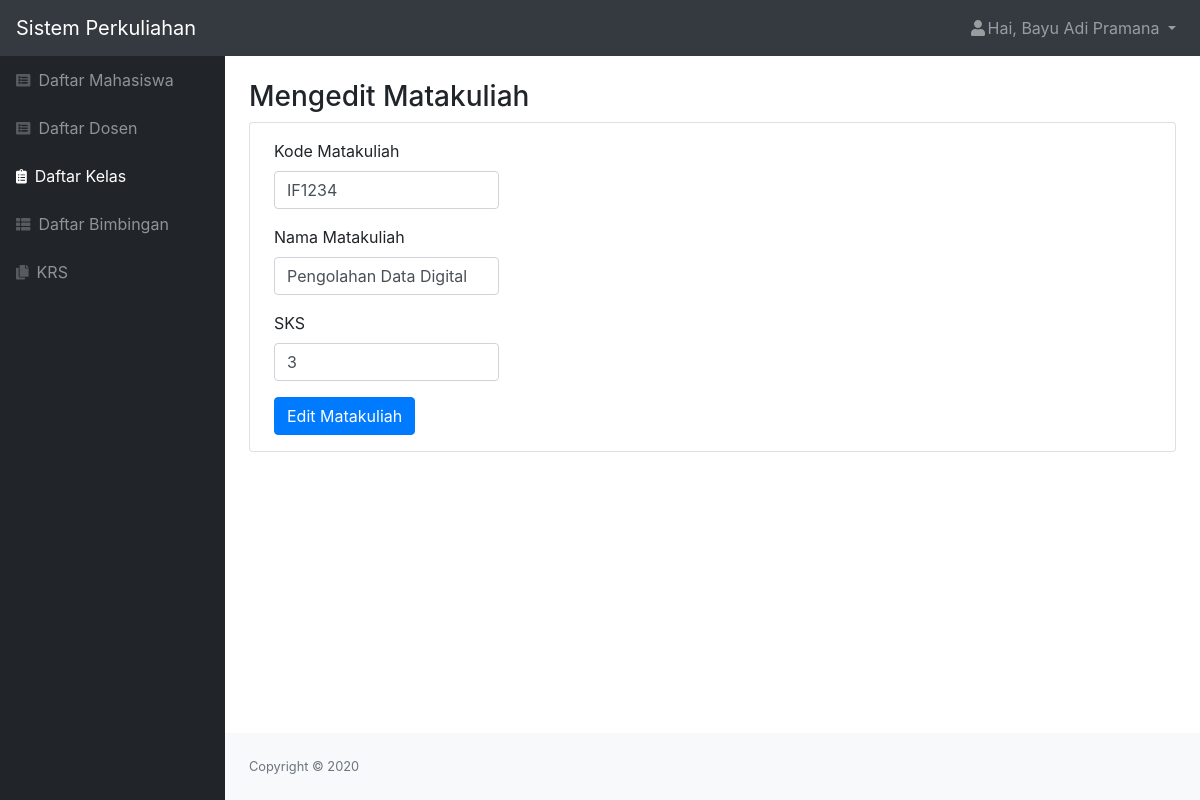
Screenshot of /php/edit_matakuliah.php?id_mk=1 (signed in) with the database file from the repository.
### tables this page shows
CREATE TABLE `matakuliah` (
  `id_mk` int(11) NOT NULL,
  `kode_mk` char(6) NOT NULL,
  `matakuliah` varchar(100) NOT NULL,
  `sks` int(11) NOT NULL
);

### php/edit_matakuliah.php (the view, shortened to what this page needs)
<?php
include "function.php";
$nama = $_SESSION['nama'];
$role = $_SESSION['id'];
$id = $_GET['id_mk'];
$queryMK = mysqli_query($koneksi, "SELECT * FROM matakuliah WHERE id_mk = '$id'");
$mk = mysqli_fetch_assoc($queryMK);
?>
<!DOCTYPE html>
<html lang="en">
    <head>
        <link href="../css/styles.css" rel="stylesheet" />
        <link href="https://cdn.datatables.net/1.10.20/css/dataTables.bootstrap4.min.css" rel="stylesheet" />
    </head>
    <body class="sb-nav-fixed">
        <nav class="sb-topnav navbar navbar-expand navbar-dark bg-dark">
            <a class="navbar-brand" href="index.html">Sistem Perkuliahan</a>
            <ul class="navbar-nav ml-auto">
                <li class="nav-item dropdown">
                    <a class="nav-link dropdown-toggle" id="userDropdown" href="#" role="button" data-toggle="dropdown" aria-haspopup="true" aria-expanded="false"><i class="fas fa-user fa-fw"></i>Hai, <?= $nama; ?> </a>
                </li>
            </ul>
        </nav>
        <div id="layoutSidenav">
            <div id="layoutSidenav_nav">
                <nav class="sb-sidenav accordion sb-sidenav-dark" id="sidenavAccordion">
                    <div class="sb-sidenav-menu">
                        <div class="nav">
                            <a class="nav-link" href="mahasiswa.php"
                                ><div class="sb-nav-link-icon"><i class="fas fa-list-alt"></i></div>
                                Daftar Mahasiswa</a
                            >
                            <a class="nav-link" href="dosen.php"
                                ><div class="sb-nav-link-icon"><i class="fas fa-list-alt"></i></div>
                                Daftar Dosen</a
                            >
                            <a class="nav-link active" href="kelas.php"
                                ><div class="sb-nav-link-icon"><i class="fas fa-clipboard-list"></i></div>
                                Daftar Kelas</a
                            >
                            <a class="nav-link" href="bimbingan.php"
                                ><div class="sb-nav-link-icon"><i class="fas fa-th-list"></i></div>
                                Daftar Bimbingan</a
                            >
                            <?php if($role == "1") { ?>
                            <a class="nav-link" href="krs.php"
                                ><div class="sb-nav-link-icon"><i class="fas fa-copy"></i></div>
                                KRS</a>
                            <?php } ?>
                        </div>
                    </div>
                </nav>
            </div>
            <div id="layoutSidenav_content">
                <main>
                    <div class="container-fluid">
                        <h3 class="mt-4">Mengedit Matakuliah</h3>
                        <div class="card mb-4">
                            <form form action="function.php?act=editMatakuliah&id_mk=<?= $id; ?>" id="buat" method="POST" >
                                <div class="form-group ml-4 py-3 mb-0">
                                    <label for="kode_mk">Kode Matakuliah</label>
                                    <input type="text" class="form-control col-sm-3" id="kode_mk" name="kode_mk"  value="<?= $mk['kode_mk']; ?>" >
                                </div>
                                <div class="form-group ml-4">
                                    <label for="matakuliah">Nama Matakuliah</label>
                                    <input type="text" class="form-control col-sm-3" id="matakuliah" name="matakuliah"  value="<?= $mk['matakuliah']; ?>">
                                </div>
                                <div class="form-group ml-4">
                                    <label for="sks">SKS</label>
                                    <input type="number" class="form-control col-sm-3" id="sks" name="sks" value="<?= $mk['sks']; ?>">
                                </div>
                                <input type="submit" name="buat_btn" id="buat" class="btn btn-primary ml-4 mb-3" value="Edit Matakuliah">
                            </form>
                        </div>
                    </div>
                </main>
                <?php include "footer.php" ?>
            </div>
        </div>
    </body>
</html>

### rows the page displays
matakuliah: kode_mk "IF1234", matakuliah "Pengolahan Data Digital", sks "3"

### other values shown
$nama "Bayu Adi Pramana"
